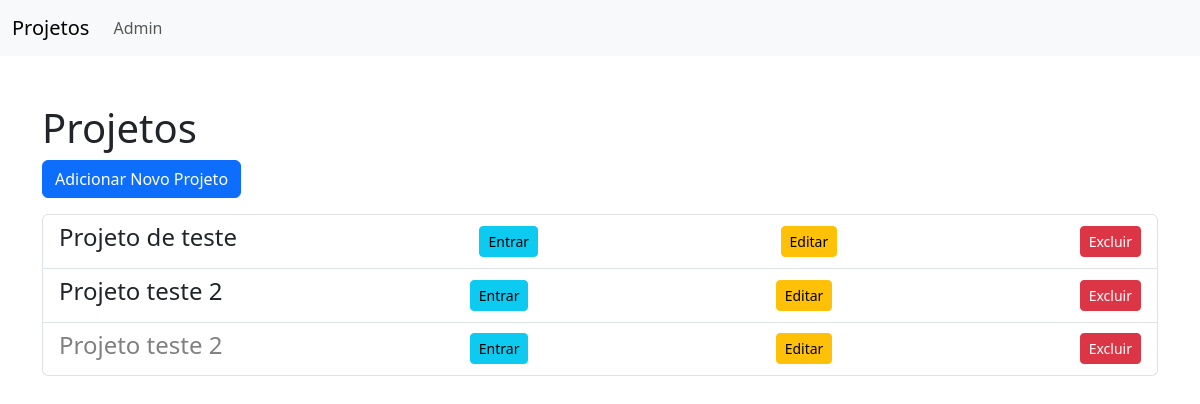
The page / (signed in) on the database as committed earlier.
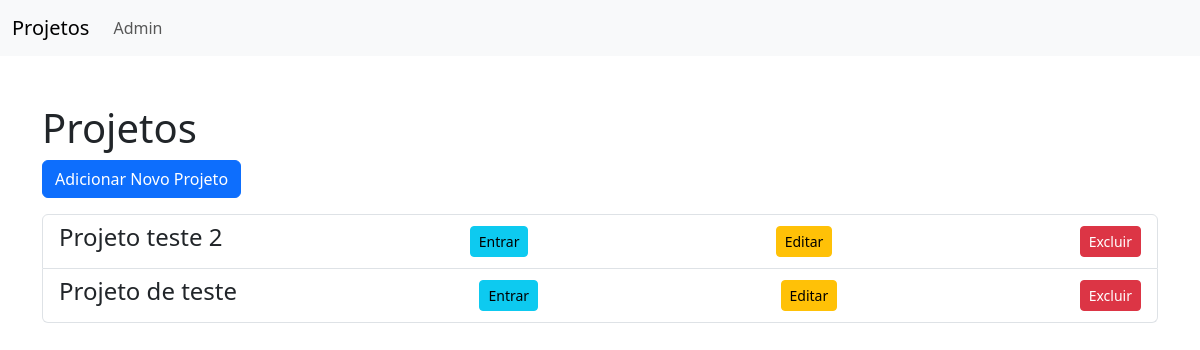
The same page on the database as committed later.
### controle/models.py (models this page shows, shortened)
class Projeto(models.Model):
    id = models.AutoField(primary_key=True)
    nome = models.TextField(max_length=255, null=False)
    descricao = models.TextField(max_length=500, null=False)
    ativo = models.BooleanField(default=True, null=False)
    data = models.DateField(null=False)
    atualizado = models.DateTimeField(auto_now=True)
    criado_por = models.ForeignKey(Usuario, on_delete=models.SET_NULL, null=True, related_name="projetos_criados")
    atualizado_por = models.ForeignKey(Usuario, on_delete=models.SET_NULL, null=True, related_name="projetos_atualizados")

### controle/views.py (the view, shortened to what this page needs)
# urls.py: path('', index, name="index"),
@login_required
def index(request):
    if request.user.administrador:
        projetos = Projeto.objects.all().order_by('-ativo','-data')
    return render(request, "index.html", {"projetos": projetos})

### controle/templates/index.html (shortened to what this page needs)
<!DOCTYPE html>
<html lang="pt-br">
<head>
    <link href="https://cdn.jsdelivr.net/npm/bootstrap@5.3.3/dist/css/bootstrap.min.css" rel="stylesheet">
</head>
<body>
    <nav class="navbar navbar-expand-lg navbar-light bg-light">
        <div class="container-fluid">
            <a class="navbar-brand" href="/">Projetos</a>
            <div class="collapse navbar-collapse" id="navbarNav">
                <ul class="navbar-nav">
                    {% if user.administrador %}
                    <li class="nav-item">
                        <a class="nav-link" href="/admin">Admin</a>
                    </li>
                    {% endif %}
                </ul>
            </div>
        </div>
    </nav>
    <div class="container mt-5">
        <h1>Projetos</h1>
        {% if user.administrador %}
            <a href="/adicionar_projeto" class="btn btn-primary mb-3">Adicionar Novo Projeto</a>
        {% endif %}
        <ul class="list-group">
            {% for projeto in projetos %}
                <li class="list-group-item d-flex justify-content-between align-items-center">
                    <span class="{% if not projeto.ativo %}inativo{% endif %}">
                        <h4>{{ projeto.nome }}</h4>
                    </span>
                    <a href="/projeto/{{ projeto.id }}" class="btn btn-info btn-sm">Entrar</a>
                    {% if user == projeto.criado_por or user.administrador %}
                        <a href="/editar_projeto/{{ projeto.id }}" class="btn btn-warning btn-sm">Editar</a>
                        <form action="/excluir_projeto/{{ projeto.id }}" method="GET" style="display:inline;" onsubmit="return confirmarExclusao();">
                            <button type="submit" class="btn btn-danger btn-sm">Excluir</button>
                        </form>
                    {% endif %}
                </li>
            {% endfor %}
        </ul>
    </div>
</body>
</html>

Rows that differ between the two databases and show on the page:
removed Projeto: nome "Projeto teste 2", ativo False (drawn)
changed Projeto "Projeto teste 2": moves up the list
